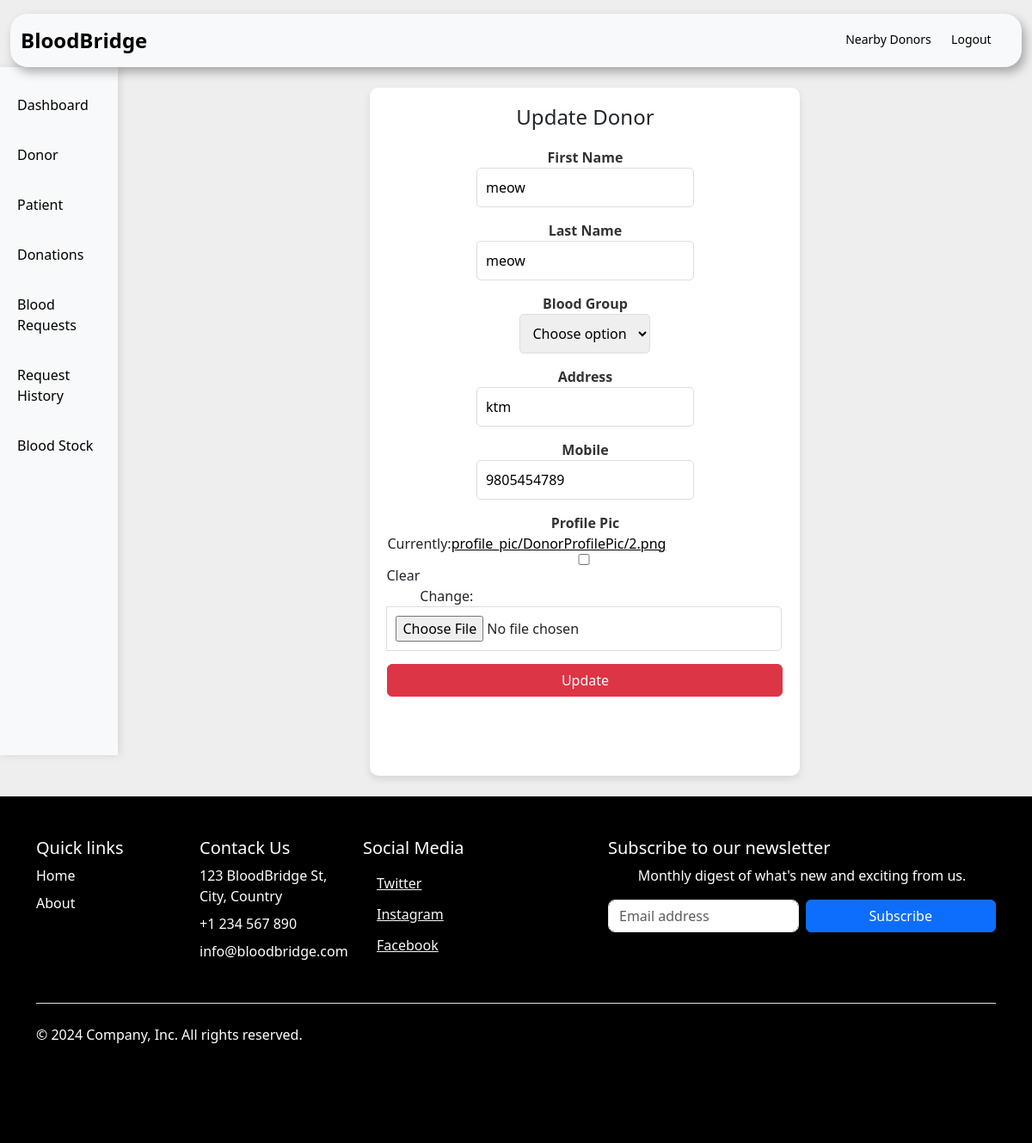
/update-donor/15 (signed in), run on an earlier commit of the app's database.
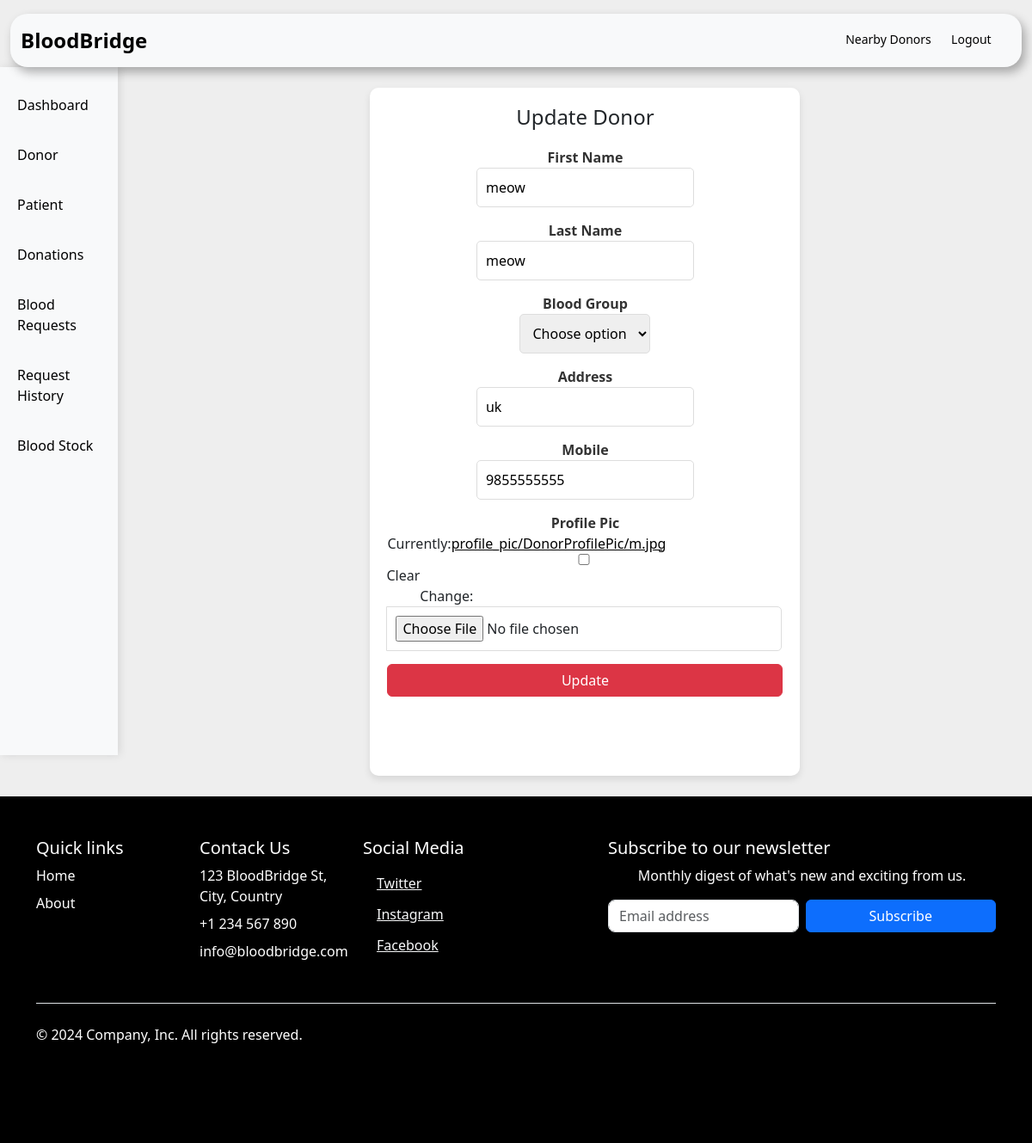
And on a later commit of the database.
### donor/models.py (models this page shows, shortened)
class Donor(models.Model):
    user = models.OneToOneField(User, on_delete=models.CASCADE)
    latitude = models.FloatField(null=True, blank=True)
    longitude = models.FloatField(null=True, blank=True)
    address = models.CharField(max_length=40)
    mobile = models.CharField(max_length=15, null=True)
    bloodgroup = models.CharField(max_length=10,default='unknown')
    profile_pic = models.ImageField(upload_to='profile_pic/DonorProfilePic/', null=True, blank=True)

### blood/views.py (the view, shortened to what this page needs)
# urls.py: path('update-donor/<int:pk>', views.update_donor_view,name='update-donor'),
@login_required(login_url='adminlogin')
def update_donor_view(request, pk):
    donor = dmodels.Donor.objects.get(id=pk)
    user = donor.user
    userForm = dforms.DonorUserUpdateForm(instance=user)
    donorForm = dforms.DonorForm(instance=donor)
    return render(request, 'blood/update_donor.html', {'userForm': userForm, 'donorForm': donorForm})

### donor/forms.py (shortened to what this page needs)
class DonorUserUpdateForm(forms.ModelForm):
    class Meta:
        model = User
        fields = ['first_name', 'last_name']

class DonorForm(forms.ModelForm):
    latitude = forms.FloatField(widget=forms.HiddenInput(),required=False)
    longitude = forms.FloatField(widget=forms.HiddenInput(),required=False)
    class Meta:
        model = Donor
        fields = ['bloodgroup','address', 'mobile', 'profile_pic','latitude', 'longitude']

### templates/blood/update_donor.html (shortened to what the changed rows need)
{% block content %}
{% load widget_tweaks %}
{%load static%}
<!DOCTYPE html>
<html lang="en">
<head>
    <link href="https://cdn.jsdelivr.net/npm/bootstrap@5.3.3/dist/css/bootstrap.min.css" rel="stylesheet">
</head>
<body style="background-color: rgb(238, 238, 238);">
    <div class="d-flex">
        <div class="container-fluid ms-4 p-4">
            <div class="form-container">
                <form method="POST" autocomplete="off" enctype="multipart/form-data">
                    <div class="form-row">
                        <div class="value">
                            <div class="input-group">
                                {% render_field donorForm.address|attr:'required:true'  class="input--style-5"  %}
                            </div>
                        </div>
                    </div>
                    <div class="form-row">
                        <div class="value">
                            <div class="input-group">
                                {% render_field donorForm.mobile|attr:'required:true'  class="input--style-5"  %}
                            </div>
                        </div>
                    </div>
                    <div class="form-row">
                        <div class="value">
                            <div class="input-group">
                                {% render_field donorForm.profile_pic|attr:'required:true'  class="input--style-5"  %}
                            </div>
                        </div>
                    </div>
                </form>
            </div>
        </div>
    </div>
</body>
</html>
{% endblock content %}

What changed in the data, as far as the page shows it:
changed Donor: address "ktm" → "uk"; mobile "9805454789" → "9855555555"
Also different on the page:
text no longer shown: "Currently: profile_pic/DonorProfilePic/2.png Clear Change:"
text now shown: "Currently: profile_pic/DonorProfilePic/m.jpg Clear Change:"
